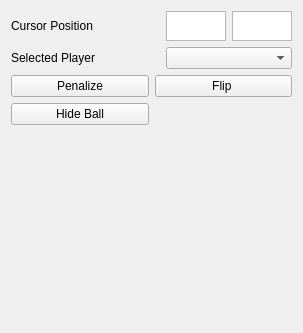
<?xml version="1.0" encoding="UTF-8"?>
<ui version="4.0">
 <class>SimControlWidget</class>
 <widget class="QWidget" name="SimControlWidget">
  <property name="geometry">
   <rect>
    <x>0</x>
    <y>0</y>
    <width>303</width>
    <height>333</height>
   </rect>
  </property>
  <property name="windowTitle">
   <string>Form</string>
  </property>
  <layout class="QGridLayout" name="gridLayout_2">
   <item row="0" column="0">
    <widget class="QLabel" name="label">
     <property name="maximumSize">
      <size>
       <width>16777215</width>
       <height>30</height>
      </size>
     </property>
     <property name="text">
      <string>Cursor Position</string>
     </property>
    </widget>
   </item>
   <item row="0" column="1">
    <layout class="QHBoxLayout" name="horizontalLayout">
     <item>
      <widget class="QTextEdit" name="mouseX">
       <property name="maximumSize">
        <size>
         <width>60</width>
         <height>30</height>
        </size>
       </property>
      </widget>
     </item>
     <item>
      <widget class="QTextEdit" name="mouseY">
       <property name="maximumSize">
        <size>
         <width>60</width>
         <height>30</height>
        </size>
       </property>
      </widget>
     </item>
    </layout>
   </item>
   <item row="1" column="0">
    <widget class="QLabel" name="label_2">
     <property name="text">
      <string>Selected Player</string>
     </property>
    </widget>
   </item>
   <item row="1" column="1">
    <widget class="QComboBox" name="playerBox"/>
   </item>
   <item row="2" column="0" colspan="2">
    <layout class="QGridLayout" name="gridLayout">
     <item row="0" column="0">
      <widget class="QPushButton" name="btnPenalize">
       <property name="text">
        <string>Penalize</string>
       </property>
      </widget>
     </item>
     <item row="0" column="1">
      <widget class="QPushButton" name="btnFlip">
       <property name="text">
        <string>Flip </string>
       </property>
      </widget>
     </item>
     <item row="1" column="0">
      <widget class="QPushButton" name="btnHideBall">
       <property name="text">
        <string>Hide Ball</string>
       </property>
      </widget>
     </item>
    </layout>
   </item>
   <item row="3" column="1">
    <spacer name="verticalSpacer">
     <property name="orientation">
      <enum>Qt::Vertical</enum>
     </property>
     <property name="sizeHint" stdset="0">
      <size>
       <width>20</width>
       <height>247</height>
      </size>
     </property>
    </spacer>
   </item>
  </layout>
 </widget>
 <resources/>
 <connections/>
</ui>
